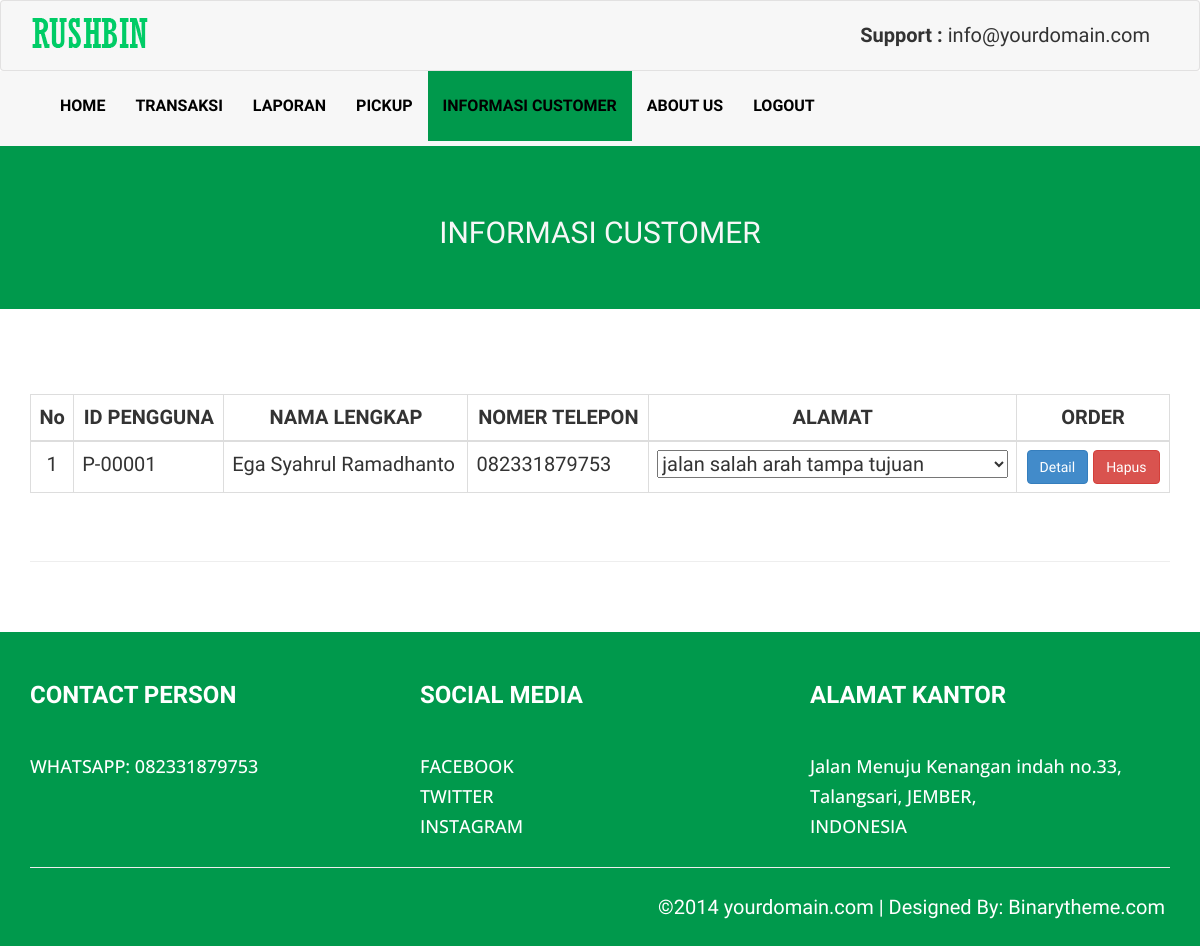
Before: /customer.php (signed in) with the older database file.
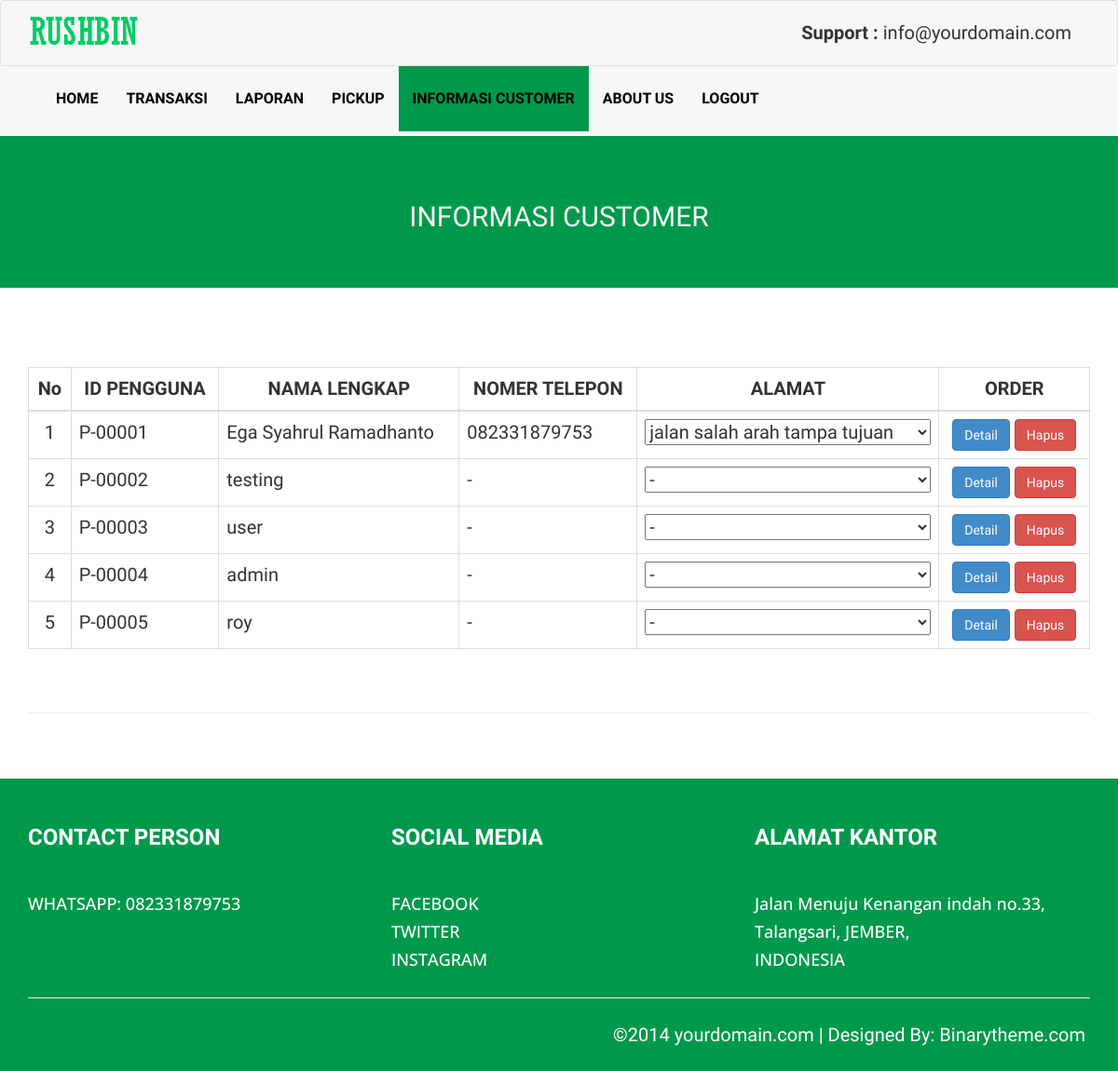
After: the same page with the newer database file.
### tables this page shows
CREATE TABLE `pengguna` (
  `id_pengguna` varchar(7) NOT NULL,
  `nama_lengkap` varchar(50) NOT NULL,
  `telepon` varchar(13) NOT NULL,
  `alamat1` varchar(50) NOT NULL,
  `alamat2` varchar(50) NOT NULL,
  `alamat3` varchar(50) NOT NULL,
  `point` int(10) NOT NULL,
  `username` varchar(50) NOT NULL
);

### Web/customer.php (the view, shortened to what this page needs)
<!DOCTYPE html>
<html xmlns="http://www.w3.org/1999/xhtml">
<head>
    <link href="assets/css/bootstrap.css" rel="stylesheet" />
    <link href="assets/css/font-awesome.css" rel="stylesheet" />
    <link href="assets/css/animate.css" rel="stylesheet" />
    <link href="assets/css/flexslider.css" rel="stylesheet" />
    <link href="assets/css/style_copy.css" rel="stylesheet" />
</head>
<body>
 <div class="navbar navbar-inverse set-radius-zero" >
        <div class="container">
            <div class="navbar-header">
                <a class="navbar-brand" href="home.php">
                    <img src="assets/img/portfolio/logo1.png" />
                </a>
            </div>
            <div class="right-div">
<strong>Support : </strong>  info@yourdomain.com
            </div>
        </div>
    </div>
    <section class="menu-section">
        <div class="container">
            <div class="row ">
                <div class="col-md-12">
                    <div class="navbar-collapse collapse ">
                        <ul id="menu-top" class="nav navbar-nav navbar-left">
                            <li><a href="home.php">HOME</a></li>
                            <li><a href="transaksi.php">TRANSAKSI</a></li>
                            <li><a href="laporan.php">LAPORAN</a></li>
                            <li><a href="pickup.php">PICKUP</a></li>
                            <li><a href="customer.php" class="menu-top-active">INFORMASI CUSTOMER</a></li>
                            <li><a href="about.php">ABOUT US</a></li>
                            <li><a href="logout.php">LOGOUT</a></li>
                        </ul>
                    </div>
                </div>
            </div>
        </div>
    </section>
    <div class="below-slideshow">
         <div class="container">
        <div class="row">
            <div class="col-lg-12 col-md-12 col-sm-12 col-xs-12">
                <div class="txt-block">
									<h1 class="head-line"> INFORMASI CUSTOMER</h1>
                      </div>
            </div>
        </div>
    </div>
    </div>
    <div class="container">
        <div class="row">
            <div class="col-lg-12 col-md-12 col-sm-12 col-xs-12">
                <br>
            <table border="1" class="table table-bordered">
                <thead class="thead-dark">
                    <tr>
                        <th class="tbl text-center">No</th>
                        <th class="tbl text-center">ID PENGGUNA</th>
                        <th class="tbl text-center">NAMA LENGKAP</th>
                        <th class="tbl text-center">NOMER TELEPON</th>
                        <th class="tbl text-center">ALAMAT</th>
                        <th class="tbl text-center">ORDER</th>
                    </tr>
                </thead>
                <tbody>
                    <?php
                    include 'koneksi.php';
                    $sql = "SELECT * FROM pengguna";
                    $hasil = mysqli_query($koneksi,$sql);
                    $nomer = 1;
                    while($data = mysqli_fetch_array($hasil,MYSQLI_ASSOC)){
                    ?>
                    <tr>
                        <td class="no text-center"><?php echo $nomer++; ?></td>
                        <td><?php echo $data['id_pengguna']; ?></td>
                        <td><?php echo $data['nama_lengkap']; ?></td>
                        <td><?php echo $data['telepon']; ?></td>
                        <td>
                            <select name="alamat" id="Alamat" class="form" style="width: 100%;"  required>
                                <option value="1"><?php echo $data['alamat1']; ?></option>
                            </select>
                        </td>
                        <td class="text-center">
                            <a href="detail_customer.php?id_pengguna=<?php echo $data['id_pengguna']; ?>">
                            <input type = "button" class="btn btn-primary" value = "Detail"></a>
                            <a href="hapus_customer.php?id_pengguna=<?php echo $data['id_pengguna']; ?>">
                            <input type = "button" class="btn btn-danger" value = "Hapus"></a>
                        </td>
                    </tr>
                    <?php
                    }
                    ?>
                </tbody>
            </table>
                <br /><hr />
            </div>
        </div>
    </div>
    <div class="footer-sec">
    <div class="container">
        <div class="row">
            <div class="col-lg-4 col-md-4 col-sm-4 col-xs-12 social-div">
                <h3> <strong>CONTACT PERSON</strong> </h3>
                <br />
                <a href="https://wa.me/6282331879753">
                    <h4>WHATSAPP: 082331879753 </h4>
                </a>
            </div>
            <div class="col-lg-4 col-md-4 col-sm-4 col-xs-12 social-div">
                <h3> <strong>SOCIAL MEDIA</strong> </h3>
                <br />
                <a href="http://www.facebook.com/">
                    <h4>FACEBOOK </h4>
                </a>
                <a href="http://www.twitter.com/">
                    <h4>TWITTER </h4>
                </a>
                <a href="http://www.instagram.com/">
                    <h4>INSTAGRAM </h4>
                </a>
            </div>
            <div class="col-lg-4 col-md-4 col-sm-4 col-xs-12">
                <h3> <strong>ALAMAT KANTOR</strong> </h3>
                <br />
                <h4>Jalan Menuju Kenangan indah no.33,</h4>
                <h4>Talangsari, JEMBER,</h4>
                <h4>INDONESIA</h4>
            </div>
        </div>
        <div class="row">
            <div class="col-lg-12 col-md-12 col-sm-12 col-xs-12">
                <hr />
                <div style="text-align:right;padding:5px;">
                    &copy;2014 yourdomain.com | <a href="http://www.binarytheme.com/" style="color:#fff;"
                        target="_blank">Designed By: Binarytheme.com</a>
                </div>
            </div>
        </div>
    </div>
</div>
</body>
</html>

### Web/assets/css/style_copy.css (style rules this page uses)
h1,h2,h4 { font-family: 'Open Sans', sans-serif; }
.head-line { font-weight:500; text-align:center; text-transform:uppercase; font-size:30px; font-family: 'Lobster', cursive; }
.right-div { float: right; padding: 20px; font-size:20px; }
#menu-top a { color:#000; text-decoration:none; font-weight:500; padding: 25px 15px 25px 15px; text-transform:uppercase; font-size:16px; font-weight:900; }
.menu-section { background-color: #f7f7f7; border-bottom:5px solid #f7f7f7; width:100% }
.menu-top-active { background-color:#00994c; color:#f7f7f7; }
.navbar-inverse { background-color: #f7f7f7; border-color: rgba(155, 153, 153, 0.23); }
.navbar { min-height: 70px; margin-bottom: 0px; }
.below-slideshow { color:#f7f7f7; background:#00994c; padding-bottom:50px; }
.below-slideshow .txt-block { padding-top:50px; }
.footer-sec { margin-top:50px; padding-top:30px; color:#fff; background:#00994c; padding-bottom:20px; }
.social-div a,a:hover { color:#fff; text-decoration:none; }

Changed rows visible on the page:
added pengguna: id_pengguna "P-00002", nama_lengkap "testing", telepon "-", alamat "-"
added pengguna: id_pengguna "P-00003", nama_lengkap "user", telepon "-", alamat "-"
added pengguna: id_pengguna "P-00004", nama_lengkap "admin", telepon "-", alamat "-"
added pengguna: id_pengguna "P-00005", nama_lengkap "roy", telepon "-", alamat "-"
